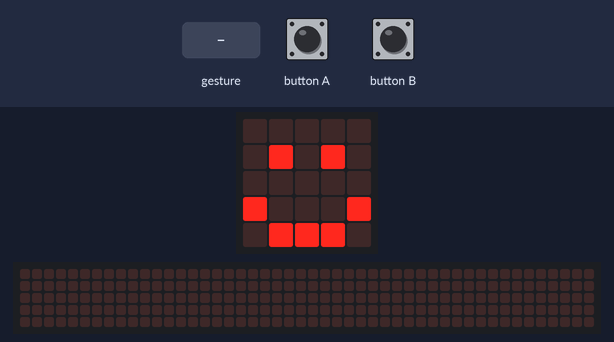
The program below on a simulated BBC micro:bit running MicroPython. Shown: the board's 5×5 LED display, a strip that is not on the board, showing the scrolling text unrolled. The inputs (shaded band) are chosen by the test bench. Random numbers come from a fixed seed; a tilt is held for 1.5 s and a shake lasts 1 s, then the board lies face up again; the 48×5 strip is a reading aid, not a part: it shows the text the display is scrolling, unrolled, one strip-width of it at a time.

Above: at 1.2 s.
1.3 s: button A pressed for 0.15 s
At 1.37 s:
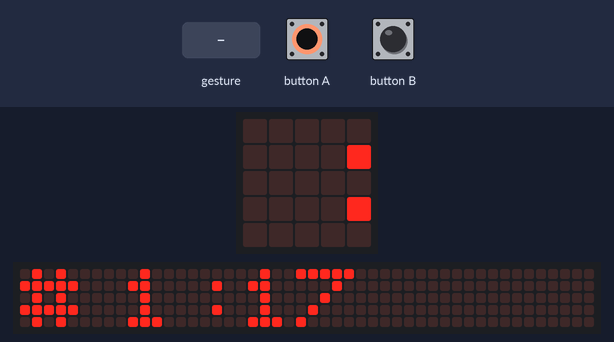
2.0 s: gesture 'shake'
5.0 s: button B pressed for 0.15 s
At 6.32 s:
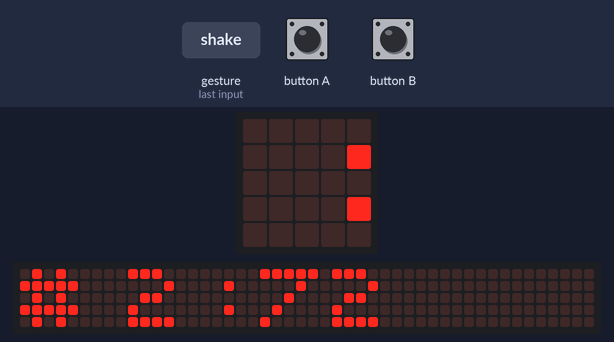
At 17.2 s:
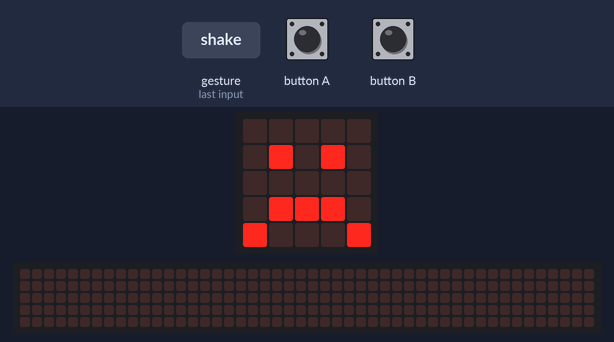

Measured:
- after the input at 1.3 s, the display: changes at once (image 1)

The program:

main.py
```python
"""
Created by: Ihor Chernyshev
Created on: Oct 25
This program compare random numbers on MicroBit
"""

from microbit import *
import random

# creating numbers
randomNumberOne = random.randint(0, 99)
randomNumberTwo = random.randint(0, 99)

# setup
display.clear()
display.show(Image.HAPPY)

while True:
    # shows #1
    if button_a.was_pressed():
        display.scroll("# 1 :" + str(randomNumberOne))
        display.show(Image.HAPPY)
    # shows #2
    if button_b.was_pressed():
        display.scroll("# 2 :" + str(randomNumberTwo))
        display.show(Image.HAPPY)
    # shows which number is bigger
    if accelerometer.was_gesture("shake"):
        if randomNumberOne > randomNumberTwo:
            display.scroll(str(randomNumberOne) + ">" + str(randomNumberTwo))
            display.show(Image.SAD)
        else:
            display.scroll(str(randomNumberOne) + "<" + str(randomNumberTwo))
            display.show(Image.SAD)
```
